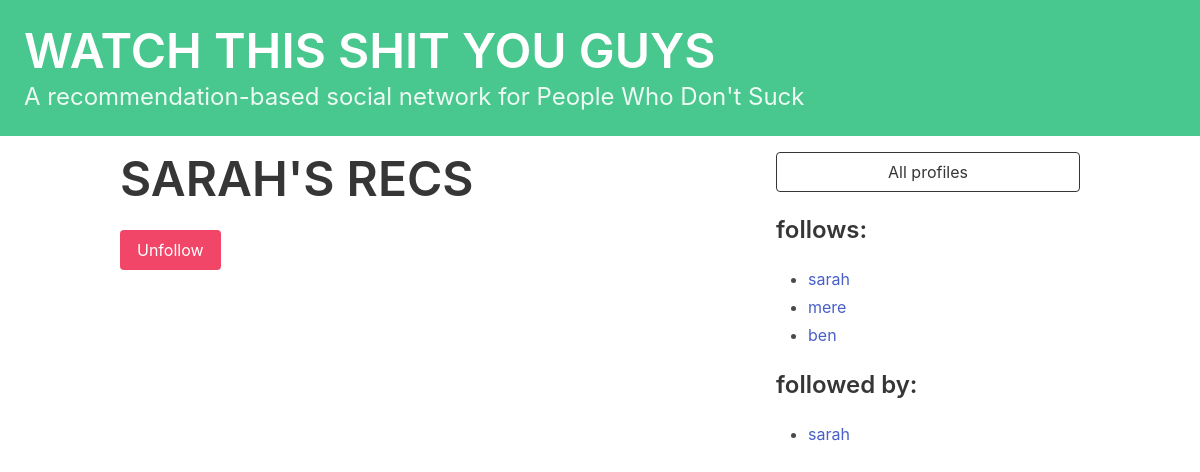
/profile/1 (signed in), run on an earlier commit of the app's database.
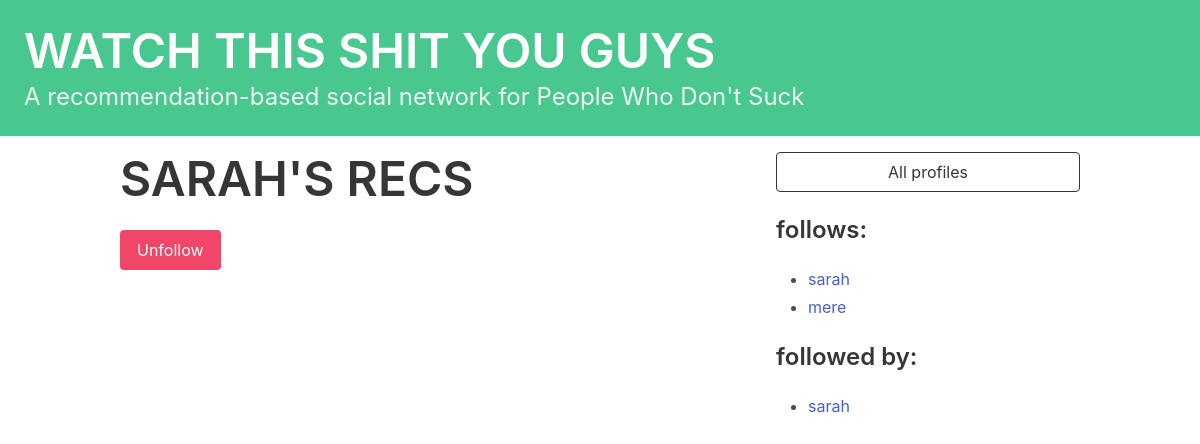
And on a later commit of the database.
### watchthisshit/models.py (models this page shows)
class Profile(models.Model):
    user = models.OneToOneField(User, on_delete=models.CASCADE)
    follows = models.ManyToManyField(
        'self',
        related_name='followed_by',
        symmetrical=False,
        blank=True,
    )
    def __str__(self):
        return self.user.username

### watchthisshit/views.py (the view, shortened to what this page needs)
# urls.py: path("profile/<int:pk>", profile, name="profile"),
def profile(request, pk):
  if not hasattr(request.user, 'profile'):
    missing_profile = Profile(user=request.user)
    missing_profile.save()
  profile = Profile.objects.get(pk=pk)
  return render(request, "watchthisshit/profile.html", {"profile": profile})

### watchthisshit/templates/watchthisshit/profile.html (shortened to what this page needs)
{% extends 'base.html' %}
{% block content %}
<div class="column">
  <div class="block">
    <h1 class="title is-1">{{ profile.user.username|upper }}'S RECS</h1>
    <form method="POST">
      <div class="buttons has-addons">
      {% if profile in user.profile.follows.all %}
        <button class="button is-danger" name="follow" value="unfollow">Unfollow</button>
      {% else %}
        <button class="button is-success" name="follow" value="follow">Follow</button>
      {% endif %}
      </div>
    </form>
  </div>
</div>
<div class="column is-one-third">
  <div class="block">
    <a href="{% url 'watchthisshit:profile_list' %}">
      <button class="button is-dark is-outlined is-fullwidth">
        All profiles
      </button>
    </a>
  </div>
  <div class="block">
    <h3 class="title is-4">follows:</h3>
    <div class="content">
      <ul>
      {% for following in profile.follows.all %}
        <li>
          <a href="{% url 'watchthisshit:profile' following.id %}">{{ following }}</a>
        </li>
      {% endfor %}
      </ul>
    </div>
  </div>
  <div class="block">
    <h3 class="title is-4">followed by:</h3>
    <div class="content">
      <ul>
      {% for follower in profile.followed_by.all %}
        <li>
          <a href="{% url 'watchthisshit:profile' follower.id %}">{{ follower }}</a>
        </li>
      {% endfor %}
      </ul>
    </div>
  </div>
</div>
{% endblock %}

What changed in the data, as far as the page shows it:
removed Profile: user.username "ben", shown under "follows:"
